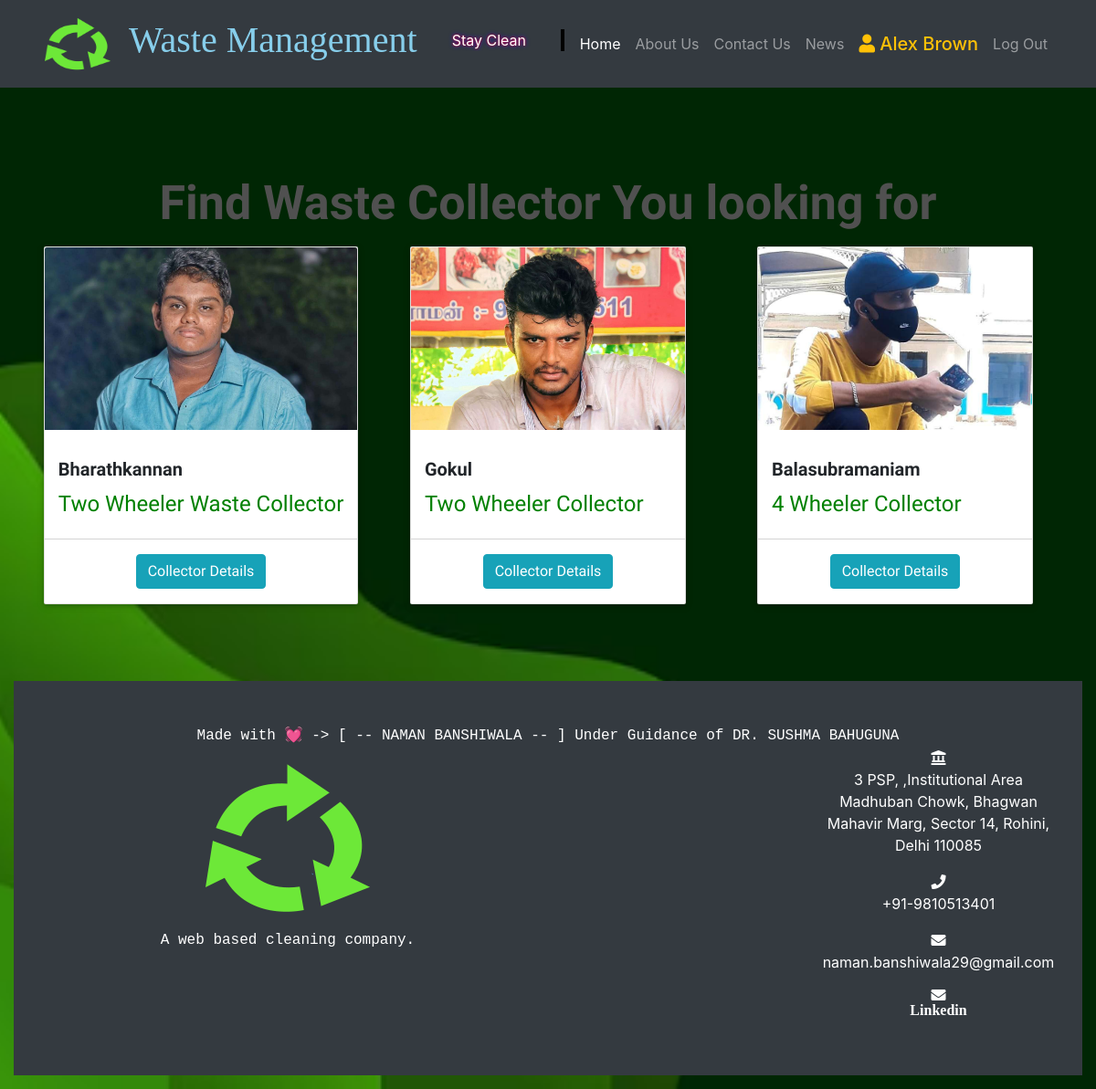
Page /cleaner/ (signed in) on the committed database.
### accounts/models.py (models this page shows, shortened)
class MyUser(AbstractBaseUser):
    STATUS=(
        (0,'Select Account'),
        (1,'Seller'),
        (2,'Buyer'),
    )
    username=models.CharField(max_length=255,default='crow')
    institution=models.CharField(max_length=255,default='abc LTD')
    email = models.EmailField(
        verbose_name='email address',
        max_length=255,
        unique=True,
    )
    contact=models.CharField(max_length=255,default='+88')
    account_type=models. PositiveSmallIntegerField( choices=STATUS,default=0)
    address=models.TextField(blank=True)
    is_active = models.BooleanField(default=True)
    is_admin = models.BooleanField(default=False)
    objects = MyUserManager()
    USERNAME_FIELD = 'email'
    REQUIRED_FIELDS = ['date_of_birth']

### management/models.py (models this page shows, shortened)
class Cleaner(models.Model):
    name=models.CharField(max_length=255,blank=False)
    desc=models.TextField(blank=True)
    cleaning_task=models.CharField(max_length=255)
    contact=models.CharField(max_length=255,blank=False)
    price=models.FloatField(blank=False,default=0.00)
    address=models.TextField(blank=False)
    image=models.ImageField(upload_to='')
    class Meta:
        verbose_name_plural = "Cleaners"

### management/views.py (the view)
# urls.py: path('cleaner/',CleanerView,name='cleaner'),
@login_required
def CleanerView(request):
    context=dict()
    cleaners=Cleaner.objects.all()
    times=range(1,5)
    context['cleaners']=cleaners
    context['loop_times']=times
    return render(request,'cleaner.html',context)

### templates/cleaner.html (shortened to what this page needs)
{% extends 'base.html' %}
{% load static %}
{% block CSS %}
<link rel="stylesheet" href="{% static 'custom/css/cleaner.css' %}">
{% endblock CSS%}
{% block content %}
<section class="wrapper my-5">
    <div class="container-fostrap">
        <div class="mb-3">
            <h1 class="heading">
               Find Waste Collector You looking for
            </h1>
        </div>
        <div class="content">
            <div class="container">
                <div class="row">
                   {% for cleaner in cleaners %}
                        <div class="col-xs-12 col-sm-4 col-md-4">
                        <div class="card">
                             <p class="img-card">
                             <img src="{{cleaner.image.url}}" alt="garbage"/>
                             </p>
                             <div class="card-content">
                                  <h4 class="card-title">
                                 {{cleaner.name}}
                                  </h4>
                                  <div class="text-danger pull-left">
                                  <h4> {{cleaner.cleaning_task}}</h4>
                                  </div>
                                  <div class="clearfix"></div>
                             </div>
                             <div class="card-read-more">
                                  <a href="{% url 'cleaner_details' cleaner.id %}">
                                       <button id="detail_btn" class="btn btn-info my-3">Collector Details</button>
                                  </a>
                             </div>
                        </div>
                        </div>
                   {% endfor %}
                </div>
            </div>
        </div>
    </div>
</section>
{% endblock content %}

### templates/base.html (shortened to what this page needs)
{% load static %}
<!DOCTYPE html>
<html lang="en">
  <head>
    <link href="https://cdn.jsdelivr.net/npm/bootstrap@5.3.3/dist/css/bootstrap.min.css" rel="stylesheet"
>
    <link href="{% static 'vendor/bootstrap/css/bootstrap.css' %}" rel="stylesheet">
    <link href="{% static 'vendor/bootstrap/css/bootstrap.min.css' %}" rel="stylesheet">
    <link rel="stylesheet" href="https://cdnjs.cloudflare.com/ajax/libs/font-awesome/4.7.0/css/font-awesome.min.css">
    <link rel='stylesheet' href='https://use.fontawesome.com/releases/v5.6.3/css/all.css'>
    <link href="{% static 'cucstom/css/base.css' %}" rel="stylesheet">
    {%block CSS %}
    {% endblock CSS %}
  </head>
  <body style="background-image: url({% static 'custom/image/background3.avif' %}); background-size: cover;
            background-position: center;
            background-repeat: no-repeat;
            background-attachment: fixed;
            {% comment %} height: 100vh; {% endcomment %}
            margin: 0; repeat;background-color: black;">
    <nav class="navbar navbar-expand-lg navbar-dark bg-dark fixed-top">
      <div class="container">
        <a class="navbar-brand" href="{% url 'homepage' %}">  <img class="img-logo" src="{% static 'custom/image/Logo.png' %}" alt=""></a> <h1 style="color:skyblue; font-family: Comic Sans MS;">Waste Management </h1> <br> <p id="typing1"> Stay Clean</p>
        <div class="collapse navbar-collapse" id="navbarResponsive">
          <ul class="navbar-nav ml-auto">
            <li class="nav-item active">
              <a class="nav-link" href="{% url 'homepage' %}">Home
              </a>
            </li>
            <li class="nav-item">
              <a class="nav-link" href="{% url 'about_us' %}">About Us
              </a>
            </li>
            <li class="nav-item">
              <a class="nav-link" href="#contact_us">Contact Us
              </a>
            </li>
            <li class="nav-item">
              <a class="nav-link" href="{% url 'News' %}">News
              </a>
            </li>
            {% if user.is_authenticated %}
              <li>
              <a id="user" class="nav-link text-warning" href="{% url 'profile' user.id %}"> <strong class="h5"><i class="fa fa-user"></i> {{ user.username }} </strong></a>
              </li>
              <li class="nav-item">
                <a class="nav-link" href="{% url 'logout' %}">Log Out
                </a>
              </li>
            {% endif %}
          </ul>
        </div>
      </div>
    </nav>
    <br>
    <br>
    <br>
    {% block content %}{% endblock content %}
    <footer id="contact_us" class="py-5 bg-dark">
      <marquee style="color:white; font-family: 'Courier New', Courier, monospace">
        Made with 💓 -> [ -- NAMAN BANSHIWALA -- ] Under Guidance of DR. SUSHMA BAHUGUNA
      </marquee>
      <div class="container">
        <div class="row">
          <div class="col-lg-6">
            <img src="{% static 'custom/image/Logo.png' %}" alt="Logo">
            <br>
            <p style="color:white; font-family: 'Courier New', Courier, monospace">A web based cleaning company.</p>
          </div>
          <div class="col-lg-3">
            </div>
            <div class="col-lg-3">
                 <i class="fa fa-landmark" aria-hidden="true" style="color:white;"></i> <p style="color:white;">3 PSP, ,Institutional Area Madhuban Chowk, Bhagwan Mahavir Marg, Sector 14, Rohini, Delhi 110085 </p>
                 <i class="fa fa-phone" aria-hidden="true" style="color:white;"></i> <p style="color:white;">+91-9810513401</p>
                 <i class="fa fa-envelope" aria-hidden="true" style="color:white;"></i> <p style="color:white;">naman.banshiwala29@gmail.com</p>
                 <a href="https://www.linkedin.com/in/naman-banshiwala-047328206/" style="color:white;" class="fa fa-envelope" aria-hidden="true">
                  <p style="color:white;">Linkedin</p>
                 </a>
              </div>
        </div>
      </div>
    </footer>
  </body>
</html>

### static/custom/css/base.css (style rules this page uses)
h4 { color: green; }
a#user strong { font-size: 20px !important; }
body { padding-top: 54px; }
@media (min-width: 992px) { body { padding-top: 56px; } }

### static/custom/css/cleaner.css (style rules this page uses)
.wrapper { display: table; height: 100%; width: 100%; font-family: 'Baloo 2', cursive; }
.container-fostrap { display: table-cell; padding: 1em; text-align: center; vertical-align: middle; }
h1.heading { color: #fff; font-size: 1.15em; font-weight: 900; margin: 0 0 0.1em; color: #505050; }
@media (min-width: 450px) { h1.heading { font-size: 3.55em; } }
@media (min-width: 760px) { h1.heading { font-size: 3.05em; } }
@media (min-width: 900px) { h1.heading { font-size: 3.25em; margin: 0 0 0.1em; } }
.card:before { content: ""; position: absolute; z-index: -1; left: 0; right: 100%; top: 0; background: #2098d1; height: 4px; -webkit-transition-property: right; transition-property: right; -webkit-transition-duration: 0.3s; transition-duration: 0.3s; -webkit-transition-timing-function: ease-out; transition-timing-function: ease-out; z-index: 5; }
.card { margin-bottom: 20px; line-height: 1.42857143; background-color: #fff; border-radius: 2px; box-shadow: 0 2px 5px 0 rgba(0, 0, 0, 0.16), 0 2px 10px 0 rgba(0, 0, 0, 0.12); transition: box-shadow .25s; display: inline-block; vertical-align: middle; -webkit-transform: translateZ(0); transform: translateZ(0); -webkit-backface-visibility: hidden; backface-visibility: hidden; -moz-osx-font-smoothing: grayscale; position: relative; overflow: hidden; }
.img-card { width: 100%; height: 200px; border-top-left-radius: 2px; border-top-right-radius: 2px; display: block; overflow: hidden; }
.img-card img { width: 100%; height: 200px; object-fit: cover; transition: all .25s ease; }
.card-content { padding: 15px; text-align: left; }
.card-title { margin-top: 0px; font-weight: 700; font-size: 1.25em; }
.card-read-more { display: block; vertical-align: middle; -webkit-transform: translateZ(0); transform: translateZ(0); box-shadow: 0 0 1px rgba(0, 0, 0, 0); -webkit-backface-visibility: hidden; backface-visibility: hidden; -moz-osx-font-smoothing: grayscale; position: relative; overflow: hidden; }
.card-read-more:before { content: ""; position: absolute; z-index: -1; left: 100%; right: 0; bottom: 0; background: #2098d1; height: 4px; -webkit-transition-property: left; transition-property: left; -webkit-transition-duration: 0.3s; transition-duration: 0.3s; -webkit-transition-timing-function: ease-out; transition-timing-function: ease-out; }
.card-read-more { border-top: 1px solid #D4D4D4; }
.card-read-more a { text-decoration: none !important; padding: 10px; font-weight: 600; text-transform: uppercase; }
footer { text-align: center; margin: 15px; }

### rows in the picture
MyUser: username "Alex Brown"
Cleaner: image (picture), name "Bharathkannan", cleaning_task "Two Wheeler Waste Collector"
Cleaner: image (picture), name "Gokul", cleaning_task "Two Wheeler Collector"
Cleaner: image (picture), name "Balasubramaniam", cleaning_task "4 Wheeler Collector"
